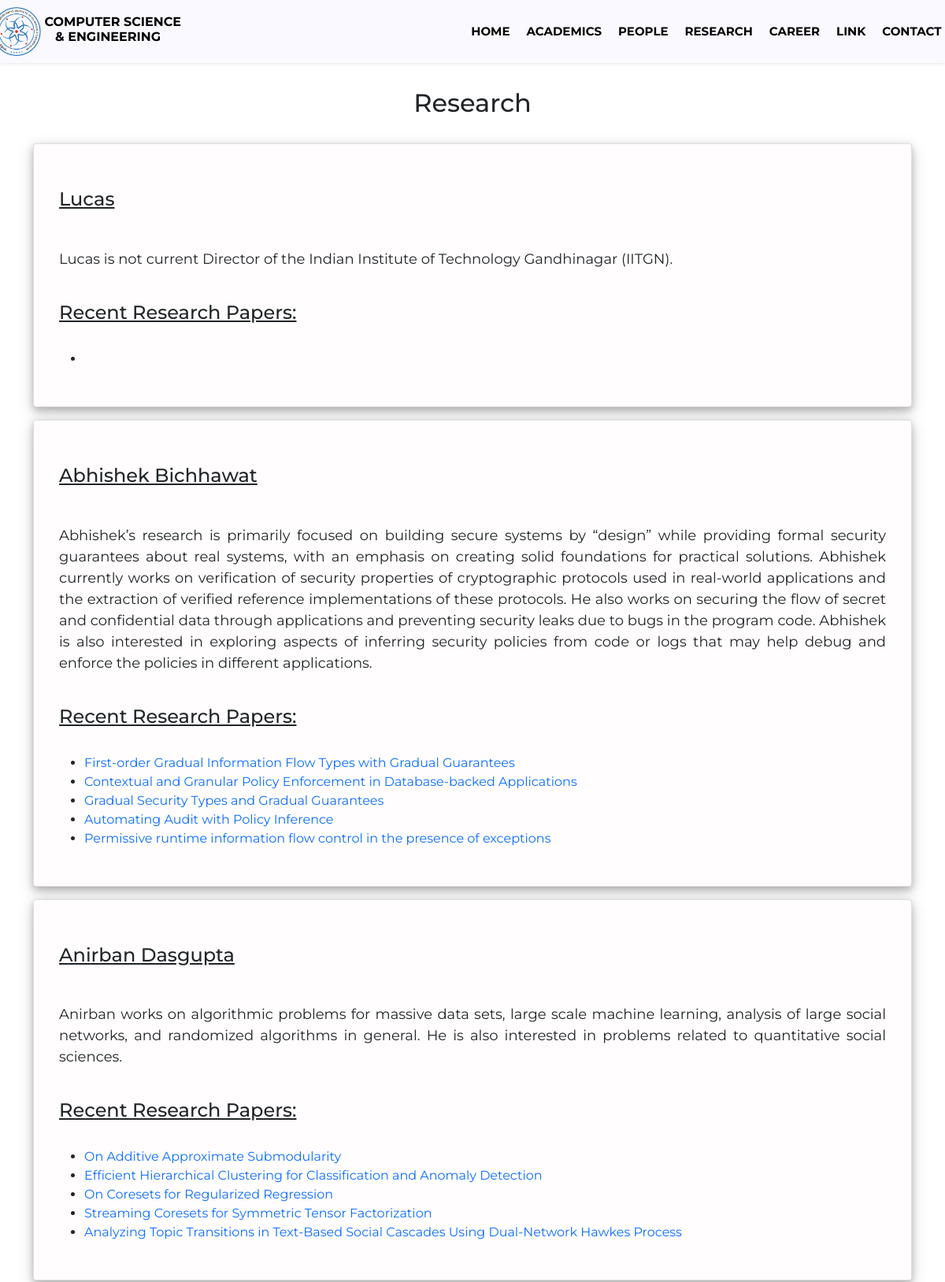
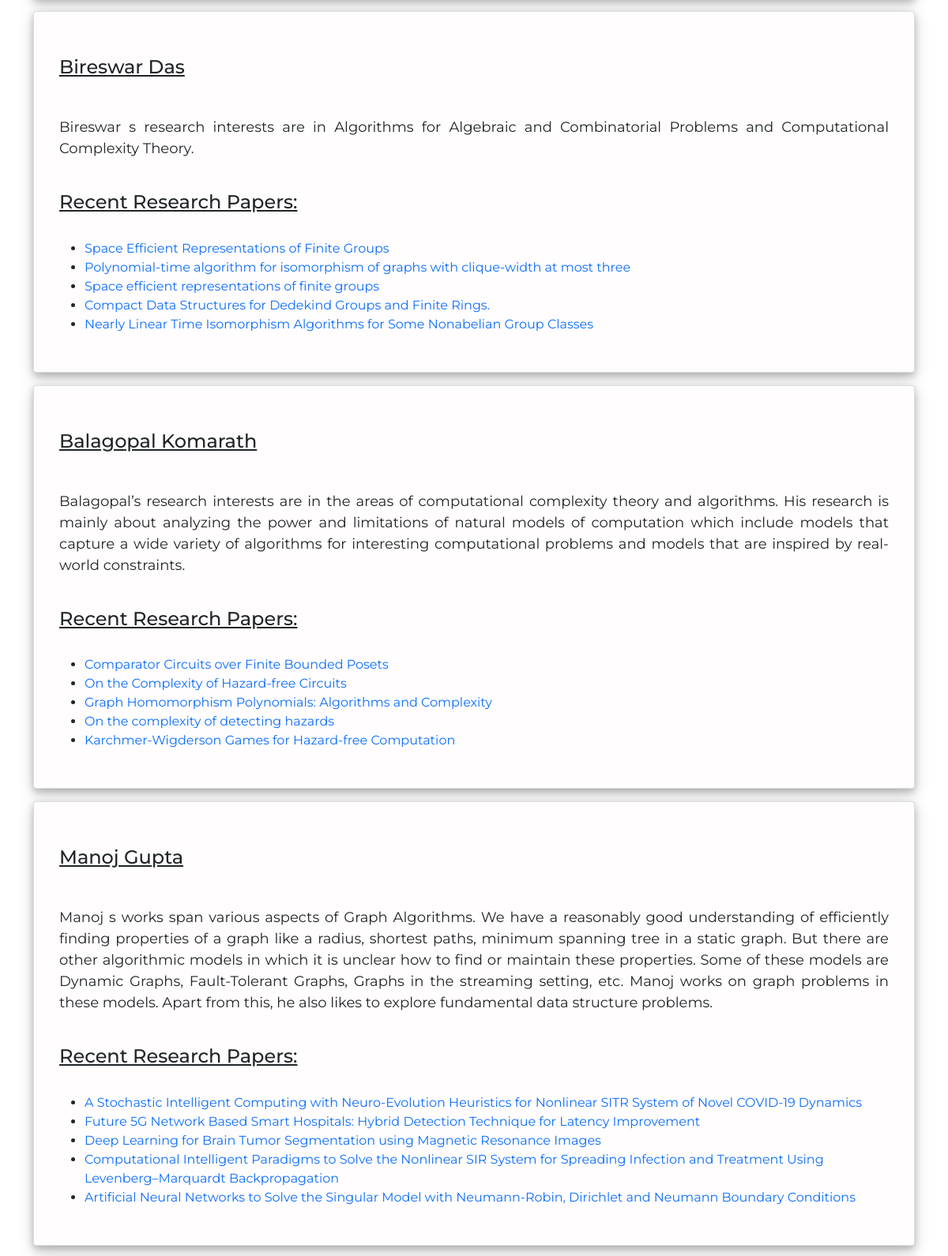
Page /research.php (upper part) on the committed database (2 pictures, top to bottom).
### tables this page shows
CREATE TABLE `research` (
  `id` int(11) NOT NULL,
  `faculty_name` varchar(40) NOT NULL,
  `email_id` longtext NOT NULL,
  `about` varchar(9000) NOT NULL,
  `years` text NOT NULL,
  `title` longtext NOT NULL,
  `paper_link` longtext NOT NULL
);

### research.php (the view, shortened to what this page needs)
<!DOCTYPE html>
<html lang="en">
<head>
	<link href="https://cdn.jsdelivr.net/npm/bootstrap@5.1.0/dist/css/bootstrap.min.css" rel="stylesheet">
	<link href="https://cdnjs.cloudflare.com/ajax/libs/animate.css/3.7.2/animate.min.css" rel="stylesheet">
    <link rel="stylesheet" href="css/style(Research).css?v=<?php echo time(); ?>">
    <link rel="stylesheet" href="css/style(header).css?v=<?php echo time(); ?>">
	<link rel="stylesheet" href="css/style(footer).css?v=<?php echo time(); ?>">
</head>
<body>
<?php include_once "Header.php" ?>
<div class="Research">
    <h2 style="text-align: center;">Research</h2><br>
</div>
<div id="head5">
    <div class="container">
        <?php
            include_once("cse_manager/dbcsemanager.php");
            $query = "SELECT faculty_name,email_id,about,years,paper_link,title from research group by email_id ";
            $result= mysqli_query($conn,$query);
            $check_faculty = mysqli_num_rows($result)>0;
            if($check_faculty)
            {
                while($row = $result->fetch_assoc()) {
                    $a = $row['faculty_name'];
                ?>
                    <div class="card" style="padding: 1rem;">
                        <div class="card-body">
                            <br><h4 class="card-title"><?php echo $row['faculty_name']; ?></h4><br>
                            <p class="card-text" style="text-align: justify;">
                            <p style="text-align: justify;"> <?php echo $row['about']; ?> </p>
                                <br><h4 class="card-title">Recent Research Papers:</h4><br>
                                <?php
                                    echo"<ul>";
                                    $query1 = "SELECT * from research where faculty_name ='$a' order by id desc";
                                    $result1= mysqli_query($conn,$query1);
                                    while($row = mysqli_fetch_assoc($result1)){
                                ?>
                                    <li> <a href= "<?php echo $row['paper_link']; ?>" class="research-paper" style="text-decoration: none;"> <?php echo $row['title']; ?> </a><br/> </li>
                                <?php
                                }
                                ?>
                                <?php
                                    echo"</ul>";
                                ?>
                            </p>
                        </div>
                    </div>
                <?php
            }
        }
    ?>
    </div>
</div>
</body>
</html>

### css/style(Research).css (style rules this page uses)
#head5 .container .card { margin-bottom: 1rem; background-color: #fffdfd; box-shadow: 0 4px 8px 0 rgba(0, 0, 0, 0.2), 0 6px 20px 0 rgba(0, 0, 0, 0.19); }
.Research h2 { font-size: 2rem; margin-top: 7rem; text-align: center; }
.card-body h4 { text-decoration: underline; }
.card-body p { font-size: 18px; }

### css/style(header).css (style rules this page uses)
* { margin: 0; padding: 0; font-family: 'Montserrat', sans-serif; box-sizing: border-box; }
body { justify-content: center; align-items: center; min-height: 70vh; background-color: rgb(255, 255, 255); place-items: center; }
.container { width: 100%; }

### rows in the picture
research: title "First-order Gradual Information Flow Types with Gradual Guarantees"
research: title "Contextual and Granular Policy Enforcement in Database-backed Applications"
research: title "Gradual Security Types and Gradual Guarantees"
research: title "Automating Audit with Policy Inference"
research: title "Permissive runtime information flow control in the presence of exceptions"
research: title "On Additive Approximate Submodularity"
research: title "Efficient Hierarchical Clustering for Classification and Anomaly Detection"
research: title "On Coresets for Regularized Regression"
research: title "Streaming Coresets for Symmetric Tensor Factorization"
research: title "Analyzing Topic Transitions in Text-Based Social Cascades Using Dual-Network Hawkes Process"
research: title "Space Efficient Representations of Finite Groups"
research: title "Polynomial-time algorithm for isomorphism of graphs with clique-width at most three"
research: title "Space efficient representations of finite groups"
research: title "Compact Data Structures for Dedekind Groups and Finite Rings."
research: title "Nearly Linear Time Isomorphism Algorithms for Some Nonabelian Group Classes"
research: title "Comparator Circuits over Finite Bounded Posets"
research: title "On the Complexity of Hazard-free Circuits"
research: title "Graph Homomorphism Polynomials: Algorithms and Complexity"
research: title "On the complexity of detecting hazards"
research: title "Karchmer-Wigderson Games for Hazard-free Computation"
research: title "A Stochastic Intelligent Computing with Neuro-Evolution Heuristics for Nonlinear SITR System of Novel COVID-19 Dynamics"
research: title "Future 5G Network Based Smart Hospitals: Hybrid Detection Technique for Latency Improvement"
research: title "Deep Learning for Brain Tumor Segmentation using Magnetic Resonance Images"
research: title "Computational Intelligent Paradigms to Solve the Nonlinear SIR System for Spreading Infection and Treatment Using Levenberg–Marquardt Backpropagation"
research: title "Artificial Neural Networks to Solve the Singular Model with Neumann-Robin, Dirichlet and Neumann Boundary Conditions"

### other values in the picture
$row['faculty_name'] "Lucas"
$row['about'] "Lucas is not current Director of the Indian Institute of Technology Gandhinagar (IITGN)."
$row['faculty_name'] "Abhishek Bichhawat"
$row['faculty_name'] "Anirban Dasgupta"
$row['faculty_name'] "Bireswar Das"
$row['about'] "Bireswar s research interests are in Algorithms for Algebraic and Combinatorial Problems and Computational Complexity Theory."
$row['faculty_name'] "Balagopal Komarath"
$row['faculty_name'] "Manoj Gupta"
